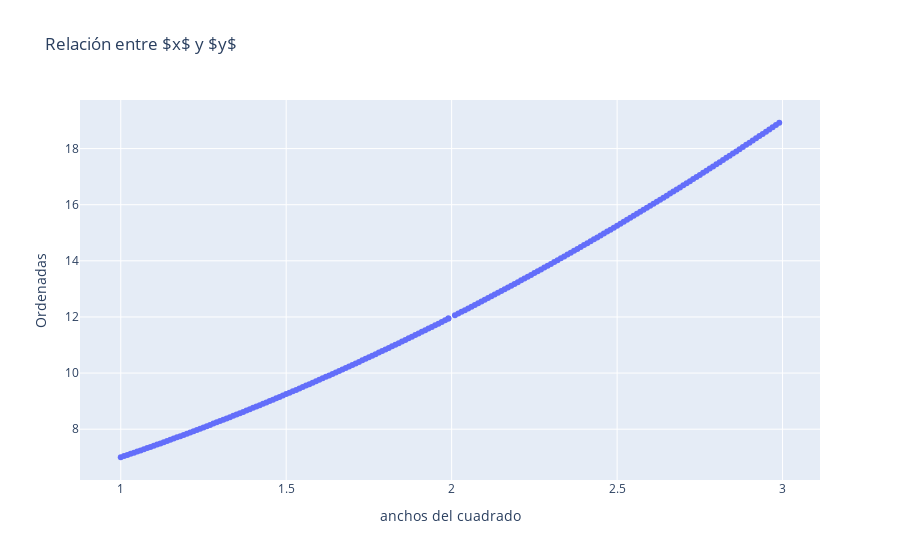

The notebook cell saved with this chart:
### Markdown cell above
$$ \lim_{x \to 3} f(x) =  12 $$

### Code cell
#fig = px.line(tabla,x = tabla.keys()[0], y = tabla.keys()[1], title=r'Relación entre $x$ y $y$')

fig = px.scatter(tabla,x = tabla.keys()[0], y = tabla.keys()[1], title=r'Relación entre $x$ y $y$')

fig.show()

#fig.write_html('relacion_entre_x_e_y.html', auto_open=True)

### Figure 1 — Plotly figure (JSON) as saved in the notebook; plotly's stock layout.template omitted (floating-point values rounded to 4 significant figures; data arrays with more than 128 entries replaced by an {"elided": "..."} marker saying what was removed)
{"data": [{"hovertemplate": "anchos del cuadrado=%{x}<br>Ordenadas=%{y}<extra></extra>", "legendgroup": "", "marker": {"color": "#636efa", "symbol": "circle"}, "mode": "markers", "name": "", "orientation": "v", "showlegend": false, "type": "scatter", "x": {"elided": "201 float values"}, "xaxis": "x", "y": {"elided": "201 float values"}, "yaxis": "y"}], "layout": {"legend": {"tracegroupgap": 0}, "title": {"text": "Relación entre $x$ y $y$"}, "xaxis": {"anchor": "y", "domain": [0, 1], "title": {"text": "anchos del cuadrado"}}, "yaxis": {"anchor": "x", "domain": [0, 1], "title": {"text": "Ordenadas"}}}}
